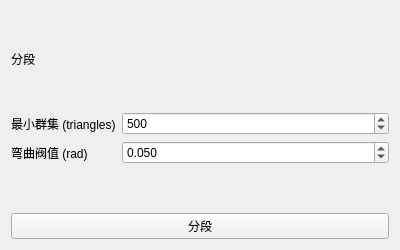
<?xml version="1.0" encoding="UTF-8"?>
<ui version="4.0">
 <class>SegmentationParametersEditor</class>
 <widget class="QWidget" name="SegmentationParametersEditor">
  <property name="geometry">
   <rect>
    <x>0</x>
    <y>0</y>
    <width>400</width>
    <height>250</height>
   </rect>
  </property>
  <property name="minimumSize">
   <size>
    <width>400</width>
    <height>250</height>
   </size>
  </property>
  <property name="windowTitle">
   <string>Form</string>
  </property>
  <layout class="QVBoxLayout" name="verticalLayout">
   <item>
    <widget class="QLabel" name="label_segmentation">
     <property name="text">
      <string>分段</string>
     </property>
    </widget>
   </item>
   <item>
    <layout class="QFormLayout" name="form_layout_segmentation_parameters">
     <item row="0" column="0">
      <widget class="QLabel" name="label_min_cluster_size">
       <property name="toolTip">
        <string extracomment="Spacing between adjacent toolpath segments (in meters)"/>
       </property>
       <property name="text">
        <string>最小群集 (triangles)</string>
       </property>
      </widget>
     </item>
     <item row="1" column="0">
      <widget class="QLabel" name="label_curvature_threshold">
       <property name="toolTip">
        <string extracomment="Spacing between adjacent waypoints on a segment (in meters)"/>
       </property>
       <property name="text">
        <string>弯曲阀值 (rad)</string>
       </property>
      </widget>
     </item>
     <item row="1" column="1">
      <widget class="QDoubleSpinBox" name="double_spin_box_curvature_threshold">
       <property name="decimals">
        <number>3</number>
       </property>
       <property name="maximum">
        <double>1.000000000000000</double>
       </property>
       <property name="singleStep">
        <double>0.010000000000000</double>
       </property>
       <property name="value">
        <double>0.050000000000000</double>
       </property>
      </widget>
     </item>
     <item row="0" column="1">
      <widget class="QSpinBox" name="spin_box_min_cluster_size">
       <property name="minimum">
        <number>1</number>
       </property>
       <property name="maximum">
        <number>10000</number>
       </property>
       <property name="singleStep">
        <number>100</number>
       </property>
       <property name="value">
        <number>500</number>
       </property>
      </widget>
     </item>
    </layout>
   </item>
   <item>
    <widget class="QPushButton" name="push_button_segment">
     <property name="text">
      <string>分段</string>
     </property>
    </widget>
   </item>
  </layout>
 </widget>
 <resources/>
 <connections/>
</ui>
